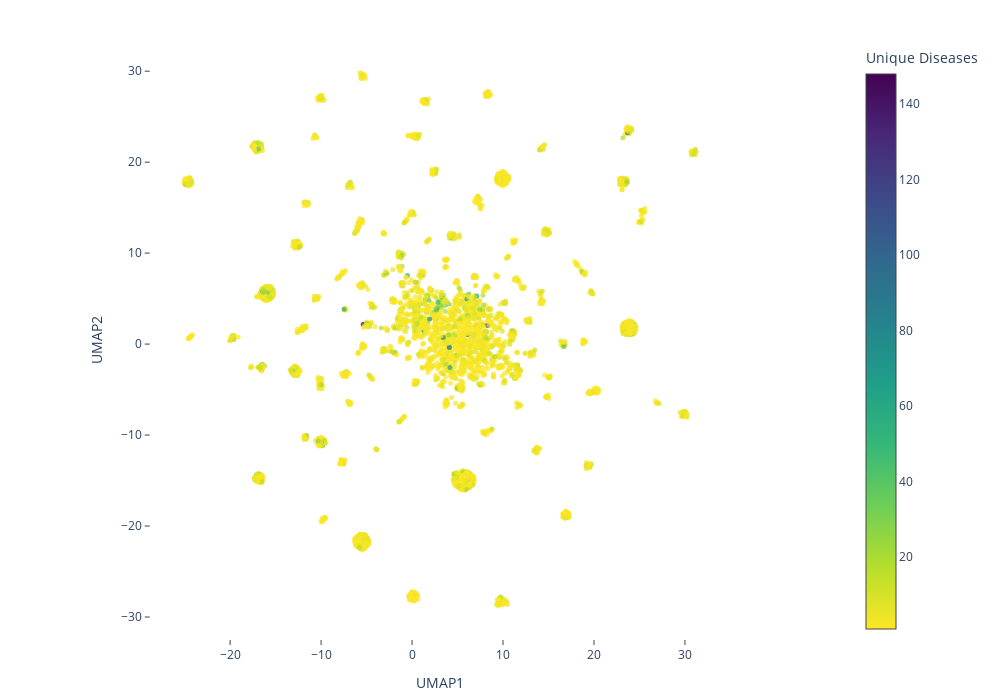

The code cell stored with this chart in its notebook:
### Code cell
metadata_cluster_file = '/Users/polina/genetics_gsea/data/for_umap/metadata_clusters_poincare.tsv'
fig = build_umap_plot_2d_uniqueDiseases(metadata_cluster_file)
fig

### Figure 1 — Plotly figure (JSON) as saved in the notebook; plotly's stock layout.template omitted (floating-point values rounded to 4 significant figures; data arrays with more than 128 entries replaced by an {"elided": "..."} marker saying what was removed)
{"data": [{"customdata": {"elided": "4115x3 mixed values"}, "hovertemplate": "Cluster %{customdata[0]}<br>approvedSymbol: %{customdata[1]}<br>uniqueDiseases: %{customdata[2]}<extra></extra>", "marker": {"color": {"elided": "4115 int values"}, "colorbar": {"title": {"text": "Unique Diseases"}}, "colorscale": [[0, "#fde725"], [0.1111, "#b5de2b"], [0.2222, "#6ece58"], [0.3333, "#35b779"], [0.4444, "#1f9e89"], [0.5556, "#26828e"], [0.6667, "#31688e"], [0.7778, "#3e4989"], [0.8889, "#482878"], [1, "#440154"]], "opacity": 0.7, "size": 5}, "mode": "markers", "showlegend": false, "type": "scatter", "x": {"elided": "4115 float values"}, "y": {"elided": "4115 float values"}}], "layout": {"height": 700, "margin": {"b": 40, "l": 40, "r": 40, "t": 40}, "paper_bgcolor": "white", "plot_bgcolor": "white", "width": 1000, "xaxis": {"constrain": "domain", "mirror": true, "showgrid": false, "showline": true, "ticks": "outside", "title": {"text": "UMAP1"}, "zeroline": false}, "yaxis": {"constrain": "domain", "mirror": true, "scaleanchor": "x", "scaleratio": 1, "showgrid": false, "showline": true, "ticks": "outside", "title": {"text": "UMAP2"}, "zeroline": false}}}
